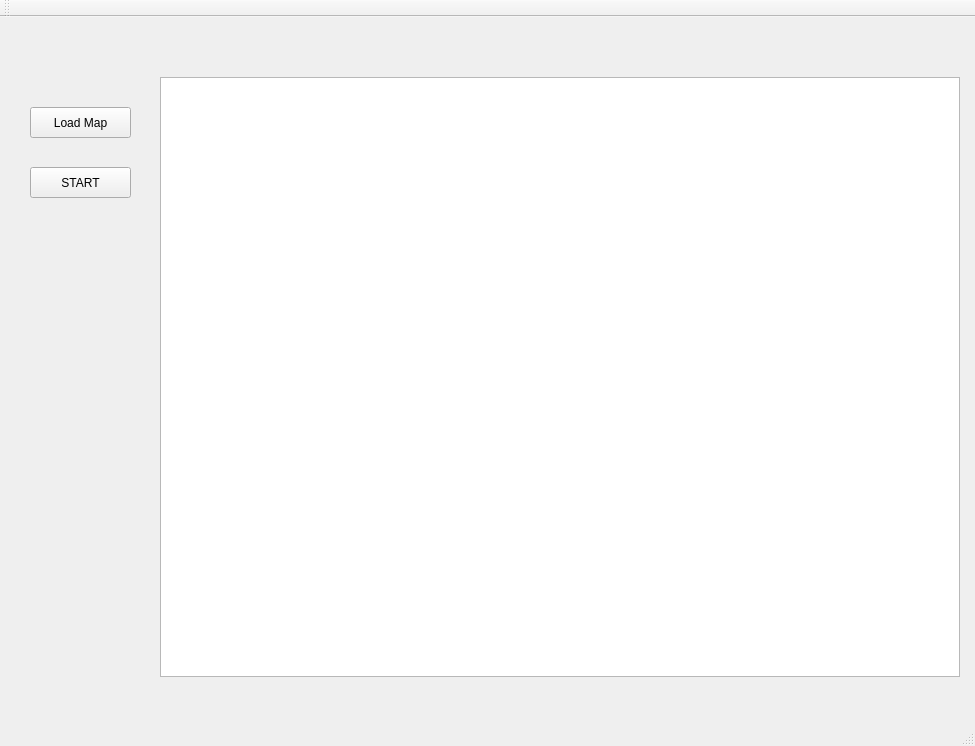
<?xml version="1.0" encoding="UTF-8"?>
<ui version="4.0">
 <class>MainWindow</class>
 <widget class="QMainWindow" name="MainWindow">
  <property name="geometry">
   <rect>
    <x>0</x>
    <y>0</y>
    <width>975</width>
    <height>746</height>
   </rect>
  </property>
  <property name="windowTitle">
   <string>MainWindow</string>
  </property>
  <widget class="QWidget" name="centralWidget">
   <widget class="SimViewer" name="graphicsView">
    <property name="geometry">
     <rect>
      <x>160</x>
      <y>60</y>
      <width>800</width>
      <height>600</height>
     </rect>
    </property>
   </widget>
   <widget class="QPushButton" name="loadMapButton">
    <property name="geometry">
     <rect>
      <x>30</x>
      <y>90</y>
      <width>101</width>
      <height>31</height>
     </rect>
    </property>
    <property name="statusTip">
     <string>Load Map</string>
    </property>
    <property name="text">
     <string>Load Map</string>
    </property>
   </widget>
   <widget class="QPushButton" name="startButton">
    <property name="geometry">
     <rect>
      <x>30</x>
      <y>150</y>
      <width>101</width>
      <height>31</height>
     </rect>
    </property>
    <property name="text">
     <string>START</string>
    </property>
   </widget>
  </widget>
  <widget class="QMenuBar" name="menuBar">
   <property name="geometry">
    <rect>
     <x>0</x>
     <y>0</y>
     <width>975</width>
     <height>22</height>
    </rect>
   </property>
  </widget>
  <widget class="QToolBar" name="mainToolBar">
   <attribute name="toolBarArea">
    <enum>TopToolBarArea</enum>
   </attribute>
   <attribute name="toolBarBreak">
    <bool>false</bool>
   </attribute>
  </widget>
  <widget class="QStatusBar" name="statusBar"/>
 </widget>
 <layoutdefault spacing="6" margin="11"/>
 <customwidgets>
  <customwidget>
   <class>SimViewer</class>
   <extends>QGraphicsView</extends>
   <header>simviewer.h</header>
  </customwidget>
 </customwidgets>
 <resources/>
 <connections/>
</ui>
